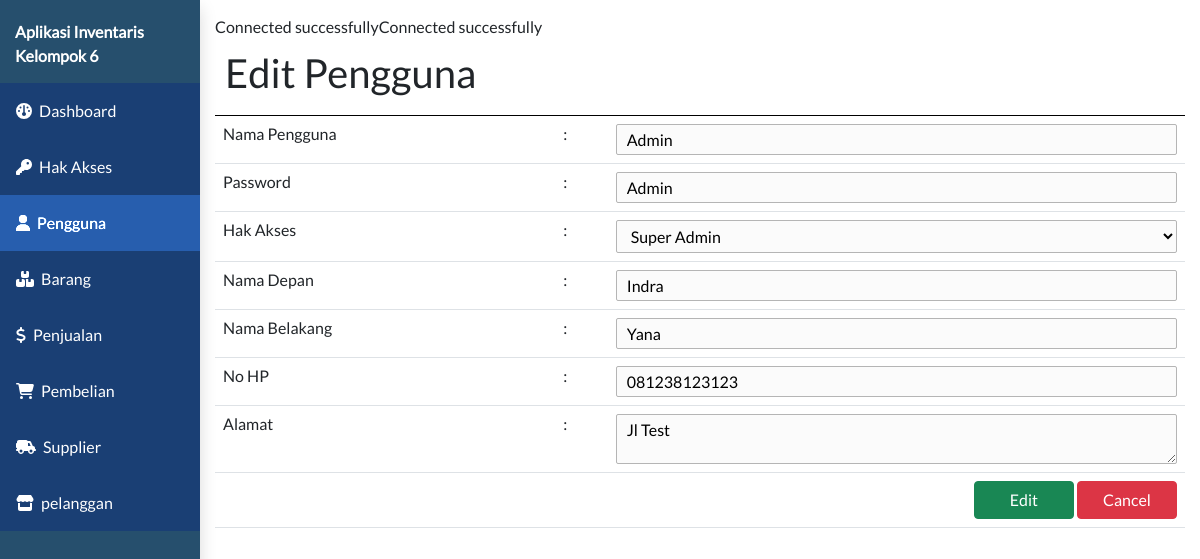
/admin.php?page=pengguna&subpage=pengguna-detail&id=1, run on the app's committed database.
### tables this page shows
CREATE TABLE `pengguna` (
  `id_pengguna` INT NOT NULL AUTO_INCREMENT,
  `nama_pengguna` VARCHAR(50) NOT NULL,
  `password` VARCHAR(255) NOT NULL,
  `id_akses` INT NULL DEFAULT NULL,
  `nama_depan` VARCHAR(50) NULL DEFAULT NULL,
  `nama_belakang` VARCHAR(50) NULL DEFAULT NULL,
  `no_hp` VARCHAR(20) NULL DEFAULT NULL,
  `alamat` TEXT NULL,
  PRIMARY KEY (`id_pengguna`) USING BTREE,
  INDEX `id_akses` (`id_akses` ASC) USING BTREE,
  CONSTRAINT `pengguna_ibfk_1` FOREIGN KEY (`id_akses`) REFERENCES `hak_akses` (`id_akses`) ON DELETE SET NULL ON UPDATE CASCADE
);

CREATE TABLE `hak_akses` (
  `id_akses` int NOT NULL AUTO_INCREMENT,
  `nama_akses` varchar(255) NULL DEFAULT NULL,
  `keterangan` text NULL,
  PRIMARY KEY (`id_akses`) USING BTREE
);

### controller/pengguna_controller.php (called while the page is built, shortened)
<?php
require_once "controller/base_controller.php";
class PenggunaController {
    function callmodel(){
        $baseController = new BaseController();
    }
    function pengguna_detail($data){
        $model = new model;
        $penggunaDetail = $model->selectWhere("pengguna", "id_pengguna = '$data'");
        return $penggunaDetail;
    }
}
?>

### model/model.php (called while the page is built, shortened)
<?php
class model {
    function select($table){
        require "koneksi.php";
        $data = mysqli_query($connect, "SELECT * FROM $table");
        $dataarray = array();
            while($row = mysqli_fetch_assoc($data)){
                $dataarray[] = $row;
            }
        return $dataarray;
    }
    function selectWhere($table, $where){
        require "koneksi.php";
        $data = mysqli_query($connect, "SELECT * FROM $table where $where");
        $dataarray = array();
            while($row = mysqli_fetch_assoc($data)){
                $dataarray[] = $row;
            }
        return $dataarray;
    }
}
?>

### controller/hak_akses_controller.php (called while the page is built, shortened)
<?php
require_once "controller/base_controller.php";
class HakAksesController {
    function callmodel(){
        $baseController = new BaseController();
    }
    function hak_akses_list(){
        $model = new model;
        $hak_akses_list = $model->select("hak_akses");
        return $hak_akses_list;
    }
}
?>

### view/pengguna/pengguna-detail.php (the view, shortened to what this page needs)
<?php
require_once "controller/pengguna_controller.php";
require_once "controller/hak_akses_controller.php";
$penggunaController = new PenggunaController();
$penggunaController->callasset();
$penggunaDetail = null;
if (isset($_GET['id'])) {
    $penggunaDetail = $penggunaController->pengguna_detail($_GET['id']);
}
$hakAksesController = new HakAksesController();
$hakAksesList = $hakAksesController->hak_akses_list();
?>
<html>
<head>
</head>
<body>
    <div class="clm-12" style="border-bottom:1px solid black;">
        <h1><?php echo $penggunaDetail != null ? "Edit Pengguna" : "Tambah Pengguna" ?></h1>
    </div>
    <form action="submit.php" method="post" enctype="multipart/form-data">
        <table class="table">
            <tr>
                <td>Nama Pengguna</td>
                <td>:</td>
                <td><input type="text" class="input" name="nama_pengguna" value="<?php echo $penggunaDetail != null ? $penggunaDetail[0]['nama_pengguna'] : '' ?>" autocomplete="off" required/></td>
            </tr>
            <tr>
                <td>Password</td>
                <td>:</td>
                <td><input type="text" class="input" name="password" value="<?php echo $penggunaDetail != null ? $penggunaDetail[0]['password'] : '' ?>" autocomplete="off" required/></td>
            </tr>
            <tr>
                <td>Hak Akses</td>
                <td>:</td>
                <td>
                    <select name="id_akses" class="input" required>
                        <?php foreach ($hakAksesList as $hakAkses) : ?>
                            <option value="<?php echo $hakAkses['id_akses']; ?>"
                            <?php if ($penggunaDetail != null && $hakAkses['id_akses'] == $penggunaDetail[0]['id_akses']) {
                                echo "selected";
                            } ?>><?php echo $hakAkses['nama_akses']; ?></option>
                        <?php endforeach ?>
                    </select>
                </td>
            </tr>
            <tr>
                <td>Nama Depan</td>
                <td>:</td>
                <td><input type="text" class="input" name="nama_depan" value="<?php echo $penggunaDetail != null ? $penggunaDetail[0]['nama_depan'] : '' ?>" autocomplete="off" required/></td>
            </tr>
            <tr>
                <td>Nama Belakang</td>
                <td>:</td>
                <td><input type="text" class="input" name="nama_belakang" value="<?php echo $penggunaDetail != null ? $penggunaDetail[0]['nama_belakang'] : '' ?>" autocomplete="off" required/></td>
            </tr>
            <tr>
                <td>No HP</td>
                <td>:</td>
                <td><input type="tel" pattern="[0-9]*" class="input" name="no_hp" value="<?php echo $penggunaDetail != null ? $penggunaDetail[0]['no_hp'] : '' ?>" autocomplete="off" required/></td>
            </tr>
            <tr>
                <td style="vertical-align:top;">Alamat</td>
                <td style="vertical-align:top;">:</td>
                <td>
                    <textarea class="input" name="alamat" autocomplete="off" required><?php echo $penggunaDetail != null ? $penggunaDetail[0]['alamat'] : '' ?> </textarea>
                </td>
            </tr>
            <tr>
                <td colspan="3" style="text-align:right">
                    <?php if ($penggunaDetail) : ?>
                        <input type="submit" name="pengguna-edit-submit" class="btn btn-success" style="width:100px;" value="Edit">
                    <?php endif ?>
                    <a href="?page=pengguna&&subpage=pengguna-list"><input type="button" class="btn btn-danger" style="width:100px;" value="Cancel"></a>
                </td>
            </tr>
        </table>
    </form>
</body>
</html>

### assets/css/style.css (style rules this page uses)
* { font-family: 'lato'; margin: 0px; }
.clm-1, .clm-2, .clm-3, .clm-4, .clm-5, .clm-6, .clm-7, .clm-8, .clm-9, .clm-10, .clm-11, .clm-12 { float:left; padding:10px; box-sizing: border-box; }
.clm-12 { width:100%; }
.input { padding: 5px 10px; border:1px solid #b5b5b5; background:#fbfbfb; border-radius:2px; width: 100%; }

### data on the page
pengguna: nama_pengguna "Admin", password "Admin", id_akses "Super Admin", nama_depan "Indra", nama_belakang "Yana", no_hp "081238123123", alamat "Jl Test"
